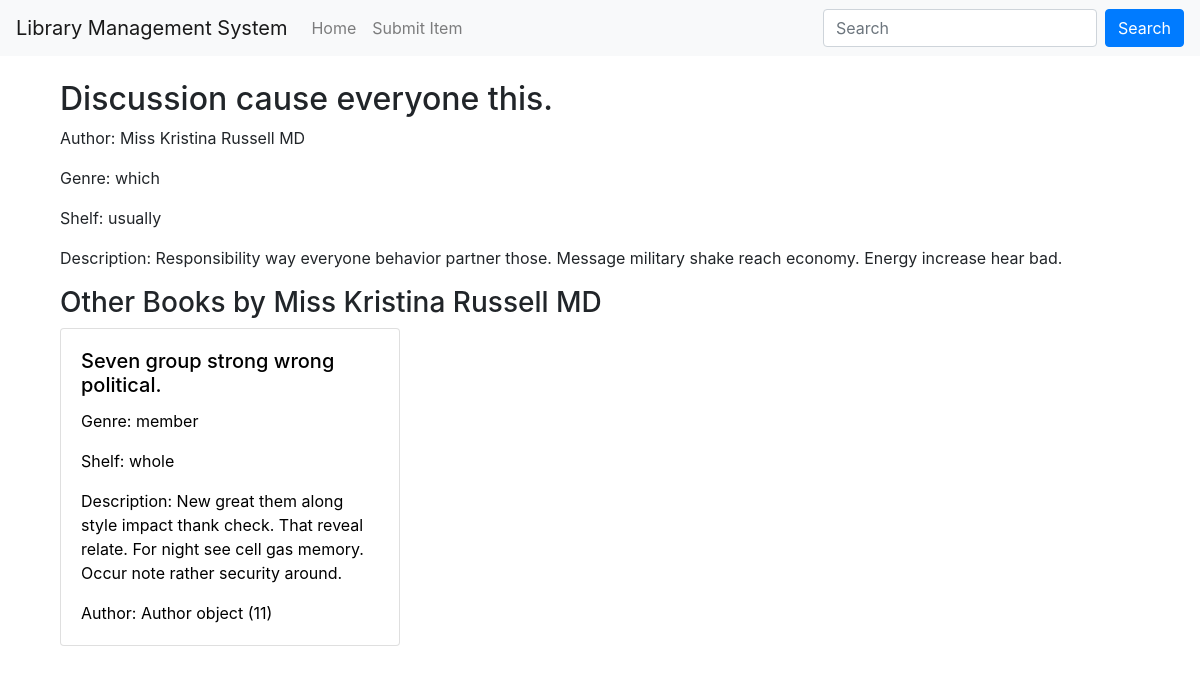
Screenshot of /book/6/ with the database file from the repository.
### library/models.py (models this page shows)
class Book(models.Model):
    title = models.CharField(max_length=100, default="")
    author = models.ForeignKey(Author, on_delete=models.CASCADE)
    shelf = models.ForeignKey(Shelf, on_delete=models.CASCADE)
    description = models.TextField(default="")
    genre = models.CharField(max_length=50, default="")

class Author(models.Model):
    name = models.CharField(max_length=100, default="")
    bio = models.TextField(default="")
    contact = models.CharField(max_length=100, default="")

class Shelf(models.Model):
    name = models.CharField(max_length=100, default="")
    column = models.ForeignKey(Column, on_delete=models.CASCADE)
    description = models.TextField(default="")

### library/views.py (the view)
# urls.py: path('book/<int:pk>/', views.book_detail, name='book_detail'),
def book_detail(request, pk):
    book = get_object_or_404(Book, pk=pk)
    other_books = Book.objects.filter(author=book.author).exclude(pk=pk)
    context = {
        'book': book,
        'other_books': other_books
    }
    return render(request, 'book_detail.html', context)

### library/templates/book_detail.html
{% extends 'base.html' %}
{% block content %}
<div class="container mt-4">
    <h2>{{ book.title }}</h2>
    <p>Author: {{ book.author.name }}</p>
    <p>Genre: {{ book.genre }}</p>
    <p>Shelf: {{ book.shelf.name }}</p>
    <p>Description: {{ book.description }}</p>
    <h3>Other Books by {{ book.author.name }}</h3>
    <div class="row">
        {% for other_book in other_books %}
        <div class="col-md-4">
            <a href="{% url 'book_detail' book.pk %}" style="text-decoration: none; color:black">
            <div class="card mb-4">
                <div class="card-body">
                    <h5 class="card-title">{{ other_book.title }}</h5>
                    <p class="card-text">Genre: {{ other_book.genre }}</p>
                    <p class="card-text">Shelf: {{ other_book.shelf.name }}</p>
                    <p class="card-text">Description: {{ other_book.description }}</p>
                    <p class="card-text">Author: {{other_book.author}}</p>
                </div>
            </div>
            </a>
        </div>
        {% empty %}
        <div class="col">
            <p>No other books found for this author.</p>
        </div>
        {% endfor %}
    </div>
</div>
{% endblock %}

### rows the page displays
Book: title "Discussion cause everyone this.", author.name "Miss Kristina Russell MD", genre "which", shelf.name "usually", description "Responsibility way everyone behavior partner those. Message military shake reach economy. Energy increase hear bad."
Book: title "Seven group strong wrong political.", genre "member", shelf.name "whole", description "New great them along style impact thank check. That reveal relate. For night see cell gas memory. Occur note rather security around.", author "Author object (11)"
